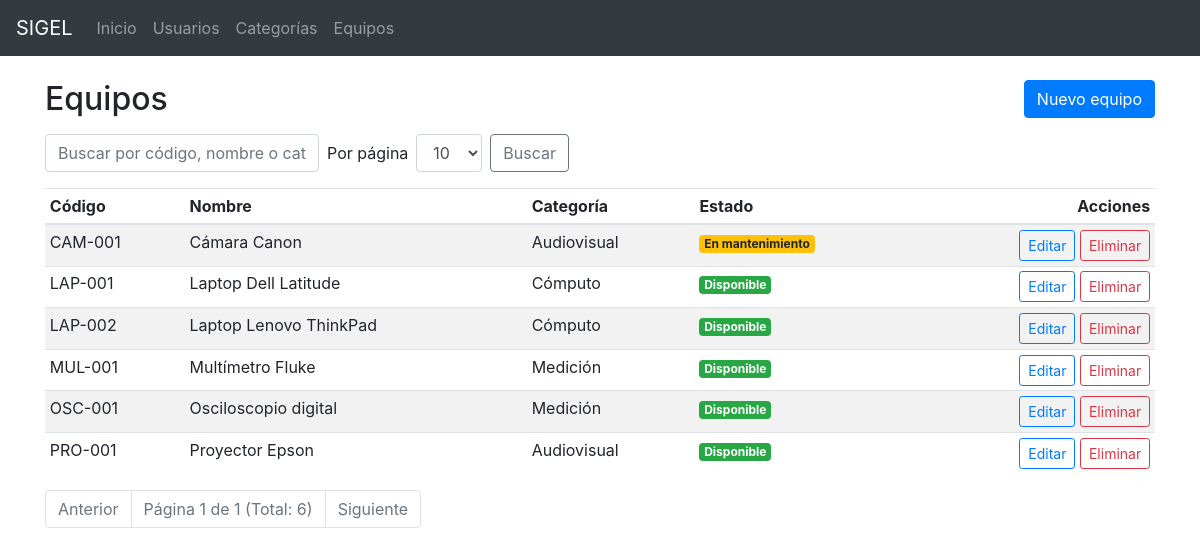
Page /pages/equipos.php (signed in) on the committed database.
### tables this page shows
CREATE TABLE IF NOT EXISTS equipos (
    id INT NOT NULL AUTO_INCREMENT,
    categoria_id INT NOT NULL,
    codigo VARCHAR(30) NOT NULL,
    nombre VARCHAR(100) NOT NULL,
    estado VARCHAR(20) NOT NULL DEFAULT 'disponible',
    eliminado_en DATETIME NULL,
    PRIMARY KEY (id),
    UNIQUE (codigo),
    FOREIGN KEY (categoria_id) REFERENCES categorias (id)
);

CREATE TABLE IF NOT EXISTS categorias (
    id INT NOT NULL AUTO_INCREMENT,
    nombre VARCHAR(80) NOT NULL,
    dias_max_prestamo INT NOT NULL DEFAULT 7,
    eliminado_en DATETIME NULL,
    PRIMARY KEY (id),
    UNIQUE (nombre)
);

### utils/equipos.php (called while the page is built, shortened)
<?php
require_once __DIR__ . '/helpers.php';
function contarEquipos(PDO $pdo, string $busqueda): int {
    $stmt = $pdo->prepare('SELECT COUNT(*) FROM equipos e
                           JOIN categorias c ON c.id = e.categoria_id
                           WHERE e.eliminado_en IS NULL
                             AND (e.codigo LIKE :q1 OR e.nombre LIKE :q2 OR c.nombre LIKE :q3)');
    $patron = patronBusqueda($busqueda);
    $stmt->execute([':q1' => $patron, ':q2' => $patron, ':q3' => $patron]);
    return (int) $stmt->fetchColumn();
}
function listarEquipos(PDO $pdo, string $busqueda, int $limite, int $offset): array {
    $stmt = $pdo->prepare('SELECT e.id, e.codigo, e.nombre, e.estado, e.categoria_id, c.nombre AS categoria
                           FROM equipos e
                           JOIN categorias c ON c.id = e.categoria_id
                           WHERE e.eliminado_en IS NULL
                             AND (e.codigo LIKE :q1 OR e.nombre LIKE :q2 OR c.nombre LIKE :q3)
                           ORDER BY e.codigo ASC, e.id ASC
                           LIMIT :limite OFFSET :offset');
    $patron = patronBusqueda($busqueda);
    $stmt->bindValue(':q1', $patron);
    $stmt->bindValue(':q2', $patron);
    $stmt->bindValue(':q3', $patron);
    $stmt->bindValue(':limite', $limite, PDO::PARAM_INT);
    $stmt->bindValue(':offset', $offset, PDO::PARAM_INT);
    $stmt->execute();
    return $stmt->fetchAll();
}

### utils/preferencias.php (called while the page is built, shortened)
<?php
function perPageValido($valor): ?int {
    if (!is_string($valor) && !is_int($valor)) {
        return null;
    }
    $numero = filter_var($valor, FILTER_VALIDATE_INT);
    return $numero;
}
function obtenerPorPagina(string $modulo): int {
    $cookie = 'per_page_' . $modulo;
    $guardado = perPageValido($_COOKIE[$cookie] ?? null);
    return PER_PAGE_DEFAULT;
}

### public/pages/equipos.php (the view, shortened to what this page needs)
<?php
require_once __DIR__ . '/../../utils/equipos.php';
require_once __DIR__ . '/../../utils/preferencias.php';
$esAdmin = $_SESSION['user_role'] === 'administrador';
$porPagina = obtenerPorPagina('equipos');
$busqueda = mb_substr(trim(textoPost($_GET, 'q')), 0, 100);
try {
    $pdo = obtener_conexion();
    $total = contarEquipos($pdo, $busqueda);
    [$pagina, $totalPaginas] = calcularPagina($total, $porPagina);
    $equipos = listarEquipos($pdo, $busqueda, $porPagina, ($pagina - 1) * $porPagina);
} catch (PDOException $e) {
    error_log($e->getMessage());
    header('Location: /pages/dashboard.php?error=server_error');
    exit;
}
require_once __DIR__ . '/common/header.php';
?>
<div class="d-flex justify-content-between align-items-center mb-3">
    <h2 class="mb-0">Equipos</h2>
    <?php if ($esAdmin): ?>
        <a href="/pages/equipo_form.php" class="btn btn-primary">Nuevo equipo</a>
    <?php endif; ?>
</div>
<?php renderBuscador('/pages/equipos.php', $busqueda, $porPagina, 'Buscar por código, nombre o categoría'); ?>
<?php if (count($equipos) === 0): ?>
    <p class="text-muted">No se encontraron equipos.</p>
<?php else: ?>
    <div class="table-responsive">
        <table class="table table-striped table-sm">
            <thead>
                <tr>
                    <th>Código</th>
                    <th>Nombre</th>
                    <th>Categoría</th>
                    <th>Estado</th>
                    <?php if ($esAdmin): ?>
                        <th class="text-right">Acciones</th>
                    <?php endif; ?>
                </tr>
            </thead>
            <tbody>
                <?php foreach ($equipos as $e): ?>
                    <tr>
                        <td><?= htmlspecialchars($e['codigo'], ENT_QUOTES | ENT_SUBSTITUTE, 'UTF-8') ?></td>
                        <td><?= htmlspecialchars($e['nombre'], ENT_QUOTES | ENT_SUBSTITUTE, 'UTF-8') ?></td>
                        <td><?= htmlspecialchars($e['categoria'], ENT_QUOTES | ENT_SUBSTITUTE, 'UTF-8') ?></td>
                        <td>
                            <span class="badge badge-<?= COLOR_ESTADO[$e['estado']] ?? 'secondary' ?>">
                                <?= htmlspecialchars(ESTADOS_EQUIPO[$e['estado']] ?? $e['estado'], ENT_QUOTES | ENT_SUBSTITUTE, 'UTF-8') ?>
                            </span>
                        </td>
                        <?php if ($esAdmin): ?>
                            <td class="text-right">
                                <a href="/pages/equipo_form.php?id=<?= (int) $e['id'] ?>" class="btn btn-sm btn-outline-primary">Editar</a>
                                <form action="/actions/eliminar_equipo.php" method="post" class="d-inline"
                                      onsubmit="return confirm('¿Eliminar este equipo?');">
                                    <button type="submit" class="btn btn-sm btn-outline-danger">Eliminar</button>
                                </form>
                            </td>
                        <?php endif; ?>
                    </tr>
                <?php endforeach; ?>
            </tbody>
        </table>
    </div>
    <?php renderPaginacion('/pages/equipos.php', $busqueda, $pagina, $totalPaginas, $total); ?>
<?php endif; ?>
<?php require_once __DIR__ . '/common/footer.php'; ?>

### public/pages/common/header.php (shortened to what this page needs)
<?php
$rolActual = $_SESSION['user_role'] ?? null;
?>
<!DOCTYPE html>
<html lang="es">
<head>
    <link rel="stylesheet" href="https://stackpath.bootstrapcdn.com/bootstrap/4.5.2/css/bootstrap.min.css">
</head>
<body>
    <nav class="navbar navbar-expand navbar-dark bg-dark mb-4">
        <a class="navbar-brand" href="/index.php">SIGEL</a>
        <?php if ($rolActual !== null): ?>
            <ul class="navbar-nav mr-auto">
                <li class="nav-item"><a class="nav-link" href="/pages/dashboard.php">Inicio</a></li>
                <?php if ($rolActual === 'administrador'): ?>
                    <li class="nav-item"><a class="nav-link" href="/pages/usuarios.php">Usuarios</a></li>
                    <li class="nav-item"><a class="nav-link" href="/pages/categorias.php">Categorías</a></li>
                <?php endif; ?>
                <?php if ($rolActual === 'administrador' || $rolActual === 'operador'): ?>
                    <li class="nav-item"><a class="nav-link" href="/pages/equipos.php">Equipos</a></li>
                <?php endif; ?>
            </ul>
        <?php endif; ?>
    </nav>
    <div class="container">

### utils/helpers.php
<?php
require_once __DIR__ . '/preferencias.php';
function textoPost(array $post, string $clave): string
{
    $valor = $post[$clave] ?? '';
    return is_string($valor) ? $valor : '';
}
function patronBusqueda(string $busqueda): string
{
    $limpio = str_replace(['\\', '%', '_'], ['\\\\', '\\%', '\\_'], $busqueda);
    return '%' . $limpio . '%';
}
function calcularPagina(int $total, int $porPagina): array
{
    $totalPaginas = max(1, (int) ceil($total / $porPagina));
    $pagina = filter_var($_GET['pagina'] ?? 1, FILTER_VALIDATE_INT) ?: 1;
    return [min(max($pagina, 1), $totalPaginas), $totalPaginas];
}
function renderBuscador(string $ruta, string $busqueda, int $porPagina, string $placeholder): void
{
    $ruta = htmlspecialchars($ruta, ENT_QUOTES | ENT_SUBSTITUTE, 'UTF-8');
    $busqueda = htmlspecialchars($busqueda, ENT_QUOTES | ENT_SUBSTITUTE, 'UTF-8');
    $placeholder = htmlspecialchars($placeholder, ENT_QUOTES | ENT_SUBSTITUTE, 'UTF-8');
    $opciones = '';
    foreach (PER_PAGE_OPTIONS as $opcion) {
        $marcada = $opcion === $porPagina ? ' selected' : '';
        $opciones .= '<option value="' . $opcion . '"' . $marcada . '>' . $opcion . '</option>';
    }
    echo '<form method="get" action="' . $ruta . '" class="form-inline mb-3">'
        . '<input type="text" name="q" class="form-control mr-2" placeholder="' . $placeholder . '" maxlength="100" value="' . $busqueda . '">'
        . '<label for="per_page" class="mr-2">Por página</label>'
        . '<select name="per_page" id="per_page" class="form-control mr-2" onchange="this.form.submit()">' . $opciones . '</select>'
        . '<button type="submit" class="btn btn-outline-secondary">Buscar</button>'
        . '</form>';
}
function renderPaginacion(string $ruta, string $busqueda, int $pagina, int $totalPaginas, int $total): void
{
    $url = fn(int $p) => htmlspecialchars($ruta . '?' . http_build_query(['q' => $busqueda, 'pagina' => $p]), ENT_QUOTES | ENT_SUBSTITUTE, 'UTF-8');
    echo '<nav aria-label="Paginación"><ul class="pagination">'
        . '<li class="page-item ' . ($pagina <= 1 ? 'disabled' : '') . '"><a class="page-link" href="' . $url(max(1, $pagina - 1)) . '">Anterior</a></li>'
        . '<li class="page-item disabled"><span class="page-link">Página ' . $pagina . ' de ' . $totalPaginas . ' (Total: ' . $total . ')</span></li>'
        . '<li class="page-item ' . ($pagina >= $totalPaginas ? 'disabled' : '') . '"><a class="page-link" href="' . $url(min($totalPaginas, $pagina + 1)) . '">Siguiente</a></li>'
        . '</ul></nav>';
}

### public/pages/common/footer.php (shortened to what this page needs)
    </div>
</body>
</html>

### rows in the picture
equipos: codigo "CAM-001", nombre "Cámara Canon", categoria.nombre "Audiovisual", estado "En mantenimiento"
equipos: codigo "LAP-001", nombre "Laptop Dell Latitude", categoria.nombre "Cómputo", estado "Disponible"
equipos: codigo "LAP-002", nombre "Laptop Lenovo ThinkPad", categoria.nombre "Cómputo", estado "Disponible"
equipos: codigo "MUL-001", nombre "Multímetro Fluke", categoria.nombre "Medición", estado "Disponible"
equipos: codigo "OSC-001", nombre "Osciloscopio digital", categoria.nombre "Medición", estado "Disponible"
equipos: codigo "PRO-001", nombre "Proyector Epson", categoria.nombre "Audiovisual", estado "Disponible"

### other values in the picture
$pagina "1"
$totalPaginas "1"
$total "6"
form field per_page "10"
